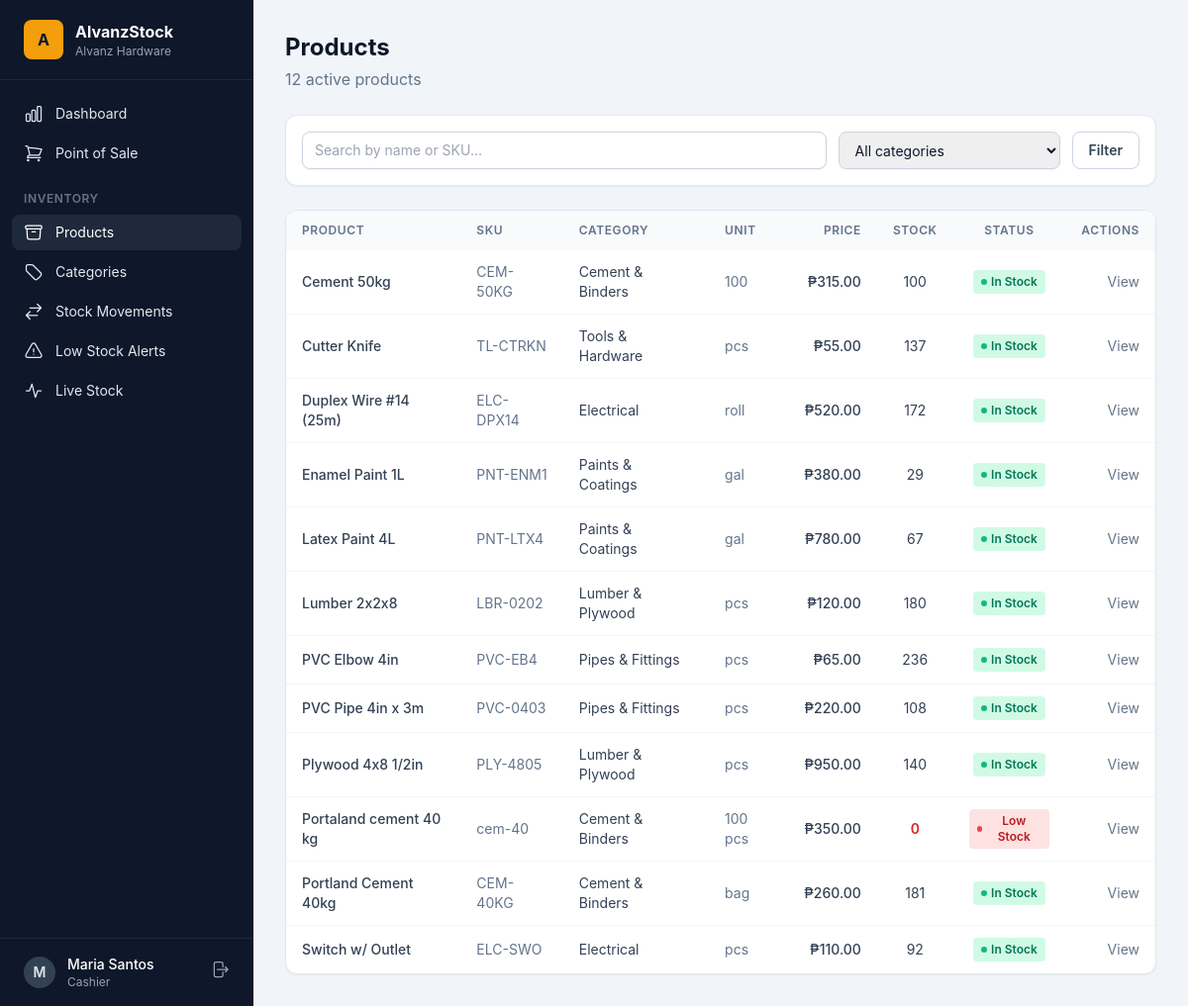
The page /products/ (signed in) on the database as committed earlier.
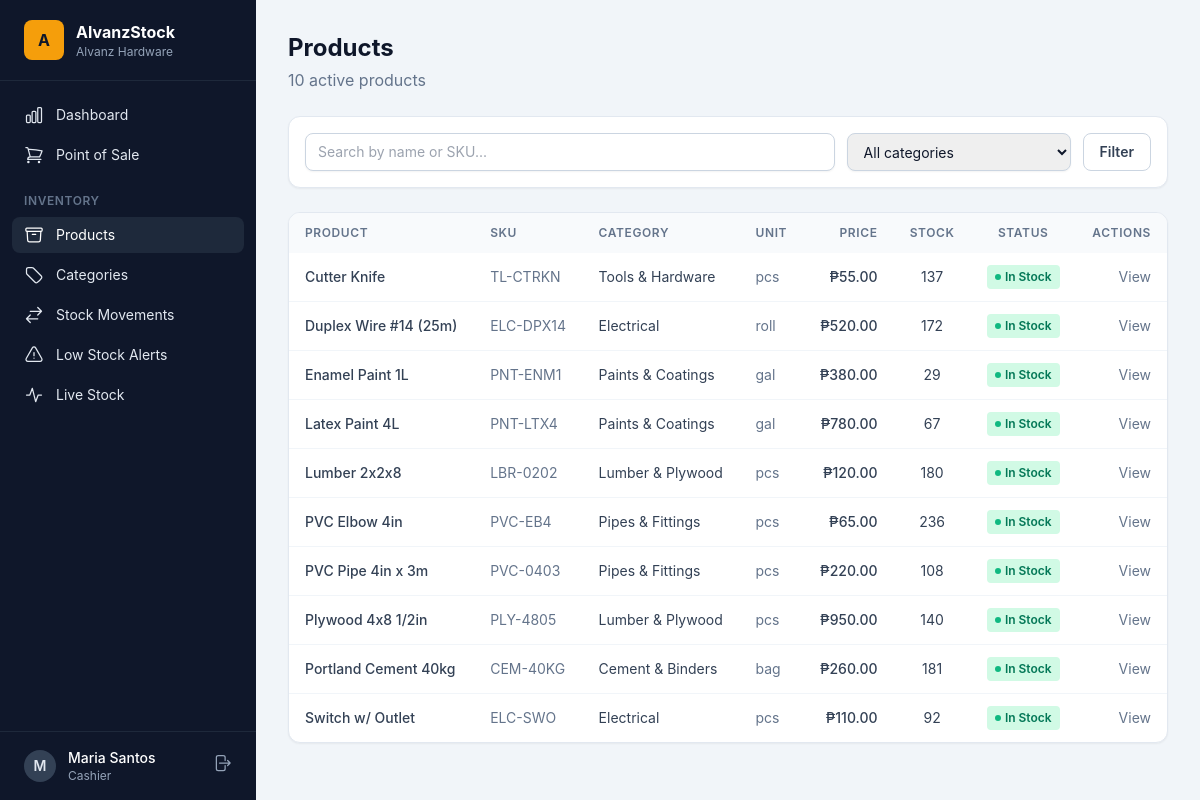
The same page on the database as committed later.
### accounts/models.py (models this page shows, shortened)
class User(AbstractUser):
    class Role(models.TextChoices):
        MANAGER = "manager", "Manager"
        CASHIER = "cashier", "Cashier"
        STAFF = "staff", "Staff"
        STOCK_VIEWER = "stock_viewer", "Stock Viewer"
    role = models.CharField(max_length=20, choices=Role.choices, default=Role.STAFF)
    @property
    def is_manager(self):
        return self.role == self.Role.MANAGER or self.is_superuser
    @property
    def is_stock_viewer(self):
        return self.role == self.Role.STOCK_VIEWER

### inventory/models.py (models this page shows, shortened)
class Product(models.Model):
    name = models.CharField(max_length=200)
    sku = models.CharField(max_length=50, unique=True)
    image = models.ImageField(upload_to="products/", blank=True)
    category = models.ForeignKey(Category, on_delete=models.SET_NULL, null=True, blank=True, related_name="products")
    unit = models.CharField(max_length=20, default="pcs")
    cost_price = models.DecimalField(max_digits=12, decimal_places=2, default=0)
    sell_price = models.DecimalField(max_digits=12, decimal_places=2, default=0)
    quantity = models.PositiveIntegerField(default=0)
    min_stock_level = models.PositiveIntegerField(default=10)
    is_active = models.BooleanField(default=True)
    created_at = models.DateTimeField(auto_now_add=True)
    updated_at = models.DateTimeField(auto_now=True)
    class Meta:
        ordering = ["name"]
    @property
    def is_low_stock(self):
        return self.quantity <= self.min_stock_level

class Category(models.Model):
    name = models.CharField(max_length=100, unique=True)
    description = models.TextField(blank=True)
    class Meta:
        verbose_name_plural = "categories"
        ordering = ["name"]

### inventory/views.py (the view)
# urls.py: path("products/", views.product_list, name="product_list"),
@login_required
def product_list(request):
    query = request.GET.get("q", "").strip()
    category_id = request.GET.get("category", "")
    products = Product.objects.select_related("category").filter(is_active=True)
    if query:
        products = products.filter(Q(name__icontains=query) | Q(sku__icontains=query))
    if category_id:
        products = products.filter(category_id=category_id)
    products = products.order_by("name")
    paginator = Paginator(products, 15)
    page = paginator.get_page(request.GET.get("page"))
    context = {
        "products": page,
        "categories": Category.objects.all(),
        "query": query,
        "category_id": category_id,
    }
    return render(request, "inventory/product_list.html", context)

### templates/inventory/product_list.html (shortened to what this page needs)
{% extends "base.html" %}
{% block content %}
<div class="flex flex-col sm:flex-row sm:items-center justify-between gap-4 mb-6">
  <div>
    <h1 class="text-2xl font-bold">Products</h1>
    <p class="text-slate-500 mt-1">{{ products.paginator.count }} active products</p>
  </div>
</div>
<form method="get" class="card p-4 mb-6 flex flex-col sm:flex-row gap-3">
  <input type="text" name="q" value="{{ query }}" placeholder="Search by name or SKU..." class="input flex-1">
  <select name="category" class="input sm:w-56">
    <option value="">All categories</option>
  </select>
  <button type="submit" class="btn-secondary">Filter</button>
</form>
<div class="card overflow-hidden">
  <div class="overflow-x-auto">
    <table class="w-full">
      <thead class="bg-slate-50">
        <tr>
          <th class="table-head">Product</th>
          <th class="table-head">SKU</th>
          <th class="table-head">Category</th>
          <th class="table-head">Unit</th>
          <th class="table-head text-right">Price</th>
          <th class="table-head text-center">Stock</th>
          <th class="table-head text-center">Status</th>
          <th class="table-head text-right">Actions</th>
        </tr>
      </thead>
      <tbody class="divide-y divide-slate-100">
        {% for p in products %}
        <tr class="hover:bg-slate-50">
          <td class="table-cell font-medium"><a href="{% url 'product_detail' p.pk %}" class="hover:text-amber-600">{{ p.name }}</a></td>
          <td class="table-cell text-slate-500">{{ p.sku }}</td>
          <td class="table-cell">{{ p.category.name|default:"—" }}</td>
          <td class="table-cell text-slate-500">{{ p.unit }}</td>
          <td class="table-cell text-right font-medium">₱{{ p.sell_price|floatformat:2 }}</td>
          <td class="table-cell text-center {% if p.is_low_stock %}text-red-600 font-semibold{% endif %}">{{ p.quantity }}</td>
          <td class="table-cell text-center">
            {% if p.is_low_stock %}
              <span class="inline-flex items-center gap-1 text-xs font-semibold px-2 py-1 rounded bg-red-100 text-red-700">
                <span class="w-1.5 h-1.5 rounded-full bg-red-500"></span>Low Stock
              </span>
            {% else %}
              <span class="inline-flex items-center gap-1 text-xs font-semibold px-2 py-1 rounded bg-emerald-100 text-emerald-700">
                <span class="w-1.5 h-1.5 rounded-full bg-emerald-500"></span>In Stock
              </span>
            {% endif %}
          </td>
          <td class="table-cell text-right whitespace-nowrap">
            {% if user.is_manager %}
            <a href="{% url 'product_edit' p.pk %}" class="text-slate-500 hover:text-amber-600 mr-3">Edit</a>
            <form method="post" action="{% url 'product_delete' p.pk %}" class="inline" onsubmit="return confirm('Remove {{ p.name|escapejs }}?')">
              {% csrf_token %}
              <button class="text-red-500 hover:text-red-700">Delete</button>
            </form>
            {% else %}
            <a href="{% url 'product_detail' p.pk %}" class="text-slate-500 hover:text-amber-600">View</a>
            {% endif %}
          </td>
        </tr>
        {% empty %}
        <tr><td colspan="8" class="table-cell text-center text-slate-400 py-10">No products found.</td></tr>
        {% endfor %}
      </tbody>
    </table>
  </div>
</div>
{% endblock %}

### templates/base.html (shortened to what this page needs)
{% load static %}
<!DOCTYPE html>
<html lang="en">
<head>
  <link rel="stylesheet" href="{% static 'css/output.css' %}">
</head>
<body class="bg-slate-100 text-slate-900 antialiased">
  {% if user.is_authenticated %}
  <div class="flex min-h-screen">
    <aside class="hidden lg:flex w-64 flex-col bg-slate-900 text-slate-200 fixed inset-y-0">
      <div class="flex items-center gap-3 px-6 py-5 border-b border-slate-800">
        <div class="w-10 h-10 rounded-lg bg-amber-500 flex items-center justify-center font-bold text-slate-900">A</div>
        <div>
          <div class="font-bold text-white">AlvanzStock</div>
          <div class="text-xs text-slate-400">Alvanz Hardware</div>
        </div>
      </div>
      <nav class="flex-1 px-3 py-4 space-y-1 text-sm">
        {% if user.is_stock_viewer %}
        <a href="{% url 'real_time_stock' %}" class="{% if request.resolver_match.url_name == 'real_time_stock' %}bg-slate-800 text-white{% else %}hover:bg-slate-800 hover:text-white{% endif %} flex items-center gap-3 rounded-lg px-3 py-2">
          <svg class="w-5 h-5" fill="none" stroke="currentColor" stroke-width="1.5" viewBox="0 0 24 24"><path stroke-linecap="round" stroke-linejoin="round" d="M3 12h4l3-8 4 16 3-8h4"/></svg>
          Live Stock
        </a>
        {% else %}
        <a href="{% url 'dashboard' %}" class="{% if request.resolver_match.url_name == 'dashboard' %}bg-slate-800 text-white{% else %}hover:bg-slate-800 hover:text-white{% endif %} flex items-center gap-3 rounded-lg px-3 py-2">
          Dashboard
        </a>
        <a href="{% url 'pos_screen' %}" class="{% if request.resolver_match.url_name == 'pos_screen' %}bg-slate-800 text-white{% else %}hover:bg-slate-800 hover:text-white{% endif %} flex items-center gap-3 rounded-lg px-3 py-2">
          Point of Sale
        </a>
        <div class="pt-4 pb-1 px-3 text-xs font-semibold uppercase tracking-wider text-slate-500">Inventory</div>
        <a href="{% url 'product_list' %}" class="{% if request.resolver_match.url_name == 'product_list' or request.resolver_match.url_name == 'product_detail' or request.resolver_match.url_name == 'product_create' or request.resolver_match.url_name == 'product_edit' %}bg-slate-800 text-white{% else %}hover:bg-slate-800 hover:text-white{% endif %} flex items-center gap-3 rounded-lg px-3 py-2">
          Products
        </a>
        <a href="{% url 'category_list' %}" class="{% if request.resolver_match.url_name == 'category_list' %}bg-slate-800 text-white{% else %}hover:bg-slate-800 hover:text-white{% endif %} flex items-center gap-3 rounded-lg px-3 py-2">
          Categories
        </a>
        <a href="{% url 'stock_transaction_list' %}" class="{% if request.resolver_match.url_name == 'stock_transaction_list' or request.resolver_match.url_name == 'stock_transaction_create' %}bg-slate-800 text-white{% else %}hover:bg-slate-800 hover:text-white{% endif %} flex items-center gap-3 rounded-lg px-3 py-2">
          <svg class="w-5 h-5" fill="none" stroke="currentColor" stroke-width="1.5" viewBox="0 0 24 24"><path stroke-linecap="round" stroke-linejoin="round" d="M7.5 21L3 16.5m0 0L7.5 12M3 16.5h13.5m0-13.5L21 7.5m0 0L16.5 12M21 7.5H7.5"/></svg>
          Stock Movements
        </a>
        <a href="{% url 'low_stock' %}" class="{% if request.resolver_match.url_name == 'low_stock' %}bg-slate-800 text-white{% else %}hover:bg-slate-800 hover:text-white{% endif %} flex items-center gap-3 rounded-lg px-3 py-2">
          Low Stock Alerts
        </a>
        <a href="{% url 'real_time_stock' %}" class="{% if request.resolver_match.url_name == 'real_time_stock' %}bg-slate-800 text-white{% else %}hover:bg-slate-800 hover:text-white{% endif %} flex items-center gap-3 rounded-lg px-3 py-2">
          <svg class="w-5 h-5" fill="none" stroke="currentColor" stroke-width="1.5" viewBox="0 0 24 24"><path stroke-linecap="round" stroke-linejoin="round" d="M3 12h4l3-8 4 16 3-8h4"/></svg>
          Live Stock
        </a>
        {% endif %}
      </nav>
      <div class="px-3 py-4 border-t border-slate-800">
        <div class="flex items-center gap-3 px-3">
          <div class="w-8 h-8 rounded-full bg-slate-700 flex items-center justify-center text-sm font-semibold">{{ user.get_full_name|default:user.username|first|upper }}</div>
          <div class="flex-1 min-w-0">
            <div class="text-sm font-medium text-white truncate">{{ user.get_full_name|default:user.username }}</div>
            <div class="text-xs text-slate-400 capitalize">{{ user.get_role_display }}</div>
          </div>
          <form method="post" action="{% url 'logout' %}">
            <button title="Log out" class="text-slate-400 hover:text-white">
              <svg class="w-5 h-5" fill="none" stroke="currentColor" stroke-width="1.5" viewBox="0 0 24 24"><path stroke-linecap="round" stroke-linejoin="round" d="M15.75 9V5.25A2.25 2.25 0 0013.5 3h-6a2.25 2.25 0 00-2.25 2.25v13.5A2.25 2.25 0 007.5 21h6a2.25 2.25 0 002.25-2.25V15m3 0l3-3m0 0l-3-3m3 3H9"/></svg>
            </button>
          </form>
        </div>
      </div>
    </aside>
    <div class="flex-1 lg:ml-64">
      <main class="p-4 lg:p-8">
        {% block content %}{% endblock %}
      </main>
    </div>
  </div>
  {% else %}
    {% block bare %}{% endblock %}
  {% endif %}
</body>
</html>

Rows that differ between the two databases and show on the page:
no longer on this page (row edited): Product: name "Cement 50kg", sku "CEM-50KG", category.name "Cement & Binders", unit "100", sell_price "315.00", quantity "100", min_stock_level 10 (drawn)
no longer on this page (row edited): Product: name "Portaland cement 40 kg", sku "cem-40", category.name "Cement & Binders", unit "100 pcs", sell_price "350.00", quantity "0", min_stock_level 10 (drawn)
Other text that changed with them:
{{ products.paginator.count }}: "12" → "10"
